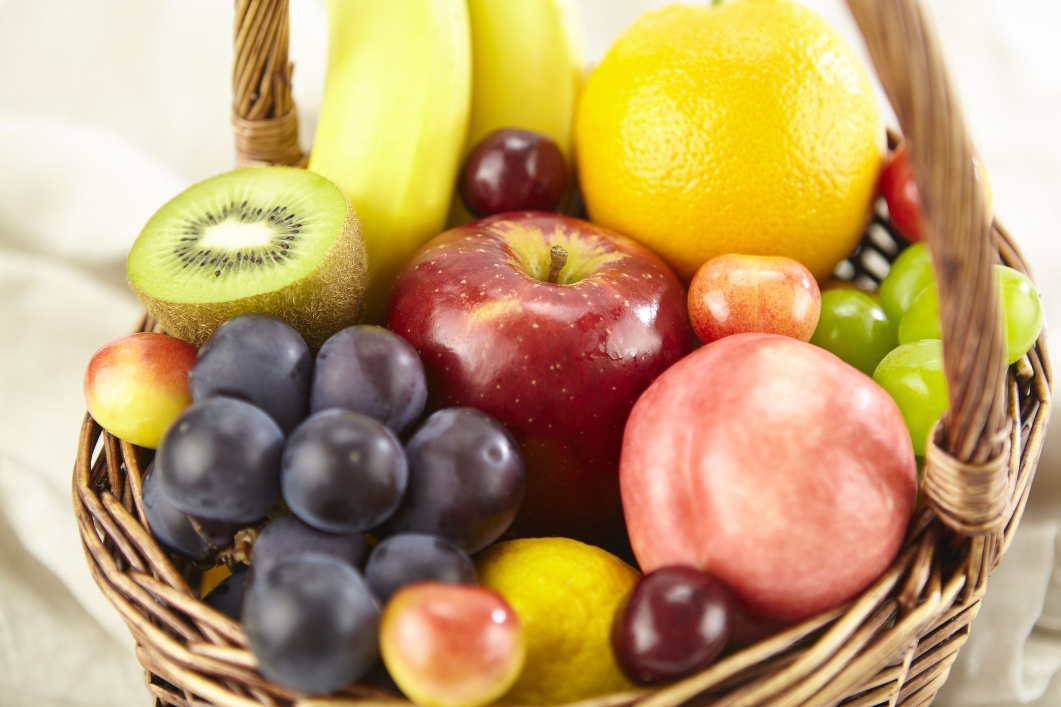
#> input picture assets/fruitbasket.jpg, 2121 x 1414 px (shown at 1/2 size)
$ python t2.py
#> lines starting #> are read from the running program, lines starting #| are printed output that depends on the picture; after the words box and inside, x2 and y2 are one past the last pixel; in counts of white or black regions, pixels touching at a corner belong together
"""
- matplotlib image display
- understanding the finer contents of an image
- image manipulation
    - copy and pasting parts of the image
    - change contents on the image with pixel change
- opencv key interfaces
"""

import cv2
from random import randint
from matplotlib import pyplot as plt

img = cv2.imread('assets/fruitbasket.jpg')
#> img is the input picture: shape (1414, 2121, 3); mean B, G, R 107.9, 157.7, 189.2


# displaying an image with matplotib
plt.imshow(img, cmap = 'gray', interpolation = 'bicubic')
# cmap,          maps data values to colors
# "gray"    - greyscale
# "viridis" - viridis (default colormap)
# interpolation, controls how pixels are resampled when zooming/display in different size/shapes
# "bicubic" - higher quality than bilinear
# "spline"/"lanczos" - even higher quality
plt.xticks([]), plt.yticks([])  # hides the x and y axis
plt.show()

print(img)
#> (printed output is left out)
# outputs numpy arrays of pixel colour schemes,
# standard is R,G,B, OpenCV uses B,G,R

print(img.shape)
#| (1414, 2121, 3)
# outputs (height,width,channels(3 for rgb, 2 for b&w))

# looking at the [first row][nth pixel:to the mth pixel]
print(img[0][25:40])
#> (printed output is left out)

# looking at one pixel
print(img[0][30])
#| [219 236 239]


for i in range(100): # look through the first 100 rows
    # shape gives you modification of pixel [rows,columns,channels]
    for j in range(img.shape[1]): # the entrire column
        img[i][j] = [randint(0,255),
                     randint(0,255),
                     randint(0,255)]
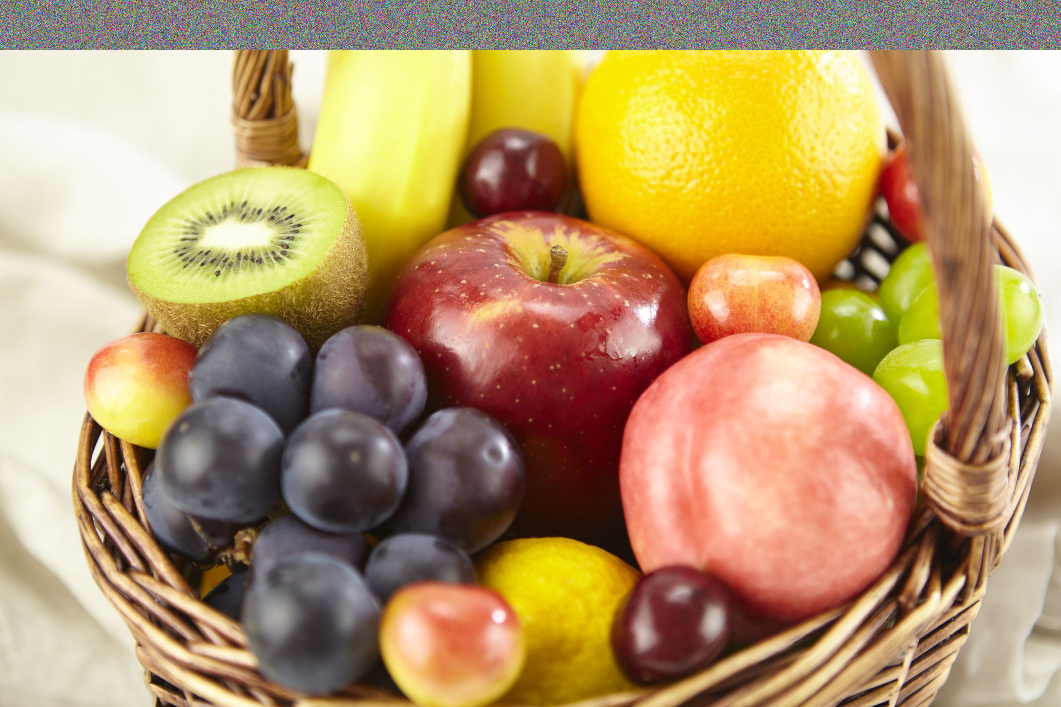
#> img: shape (1414, 2121, 3) (shown at 1/2 size); 7.07% of pixels changed, all inside (x1, y1, x2, y2) = (0, 0, 2121, 100)

# copying and pasting a part of the image
# the copy dimensions has to be the same with the paste dimensions
tag = img[300:500,600:900]
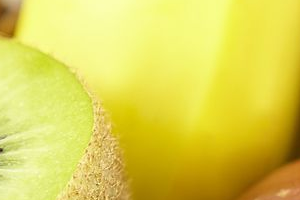
#> tag: shape (200, 300, 3); mean B, G, R 80.6, 211.1, 222.4
img[200:400,750:1050] = tag
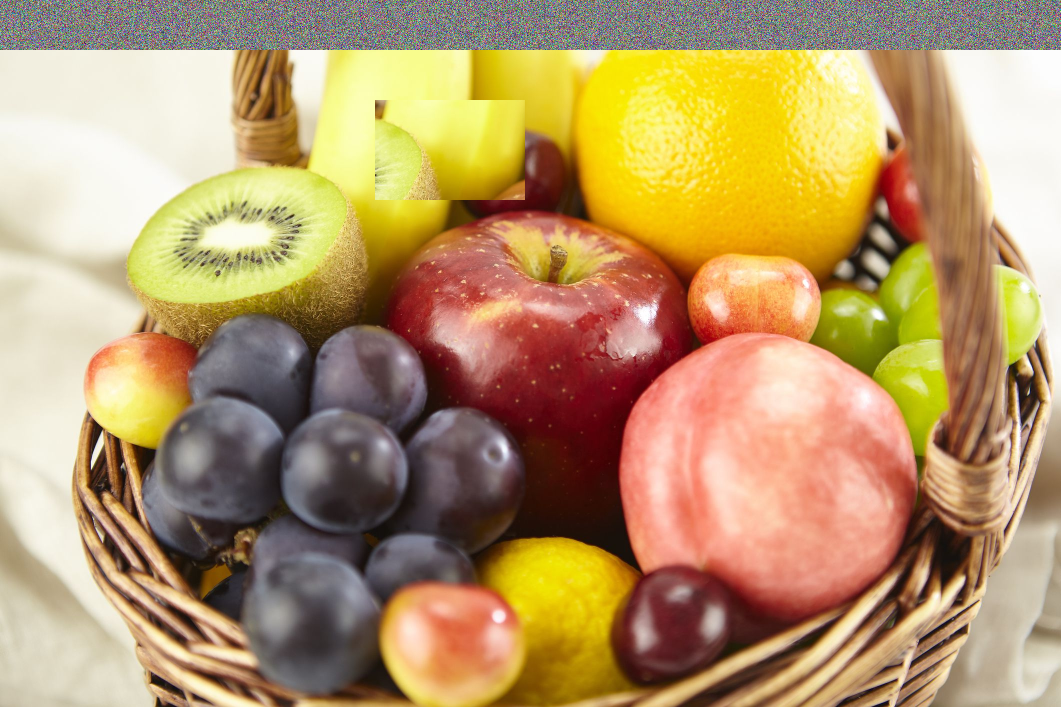
#> img: shape (1414, 2121, 3) (shown at 1/2 size); 2% of pixels changed, all inside (x1, y1, x2, y2) = (750, 200, 1050, 400)
cv2.imshow('Image',img)

# waits for an input key
key = cv2.waitKey(0)
#> (key Esc is pressed here)
if key == 27: # esc key in ascii
    cv2.destroyAllWindows()
elif key == ord('s'):
    cv2.imwrite('assets/fruitbasketrandom.jpg',img)
    cv2.destroyAllWindows()
